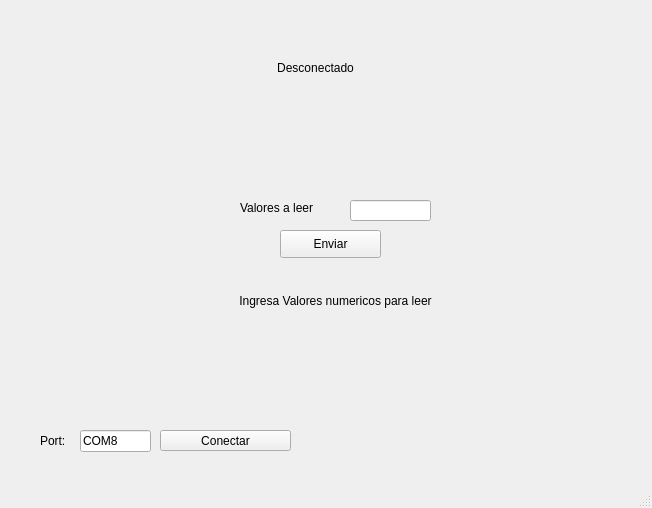
<?xml version="1.0" encoding="UTF-8"?>
<ui version="4.0">
 <class>MainWindow</class>
 <widget class="QMainWindow" name="MainWindow">
  <property name="geometry">
   <rect>
    <x>0</x>
    <y>0</y>
    <width>652</width>
    <height>508</height>
   </rect>
  </property>
  <property name="windowTitle">
   <string>MainWindow</string>
  </property>
  <widget class="QWidget" name="centralwidget">
   <widget class="QLabel" name="lbl_logoUAT">
    <property name="geometry">
     <rect>
      <x>30</x>
      <y>10</y>
      <width>181</width>
      <height>71</height>
     </rect>
    </property>
    <property name="text">
     <string/>
    </property>
    <property name="pixmap">
     <pixmap resource="../../recursos.qrc">:/logo/Imagenes/UAT-Escudo-2024.png</pixmap>
    </property>
    <property name="scaledContents">
     <bool>true</bool>
    </property>
   </widget>
   <widget class="QLabel" name="lbl_logoFIT">
    <property name="geometry">
     <rect>
      <x>410</x>
      <y>20</y>
      <width>211</width>
      <height>61</height>
     </rect>
    </property>
    <property name="text">
     <string/>
    </property>
    <property name="pixmap">
     <pixmap resource="../../recursos.qrc">:/logo/Imagenes/LogoFIT.png</pixmap>
    </property>
    <property name="scaledContents">
     <bool>true</bool>
    </property>
    <property name="alignment">
     <set>Qt::AlignCenter</set>
    </property>
   </widget>
   <widget class="QLabel" name="lbl_logoCT">
    <property name="geometry">
     <rect>
      <x>560</x>
      <y>400</y>
      <width>71</width>
      <height>51</height>
     </rect>
    </property>
    <property name="text">
     <string/>
    </property>
    <property name="pixmap">
     <pixmap resource="../../recursos.qrc">:/logo/Imagenes/logoCT.png</pixmap>
    </property>
    <property name="scaledContents">
     <bool>true</bool>
    </property>
    <property name="alignment">
     <set>Qt::AlignCenter</set>
    </property>
   </widget>
   <widget class="QLabel" name="label">
    <property name="geometry">
     <rect>
      <x>40</x>
      <y>430</y>
      <width>31</width>
      <height>21</height>
     </rect>
    </property>
    <property name="text">
     <string>Port:</string>
    </property>
   </widget>
   <widget class="QLineEdit" name="txt_COM">
    <property name="geometry">
     <rect>
      <x>80</x>
      <y>430</y>
      <width>71</width>
      <height>22</height>
     </rect>
    </property>
    <property name="text">
     <string>COM8</string>
    </property>
   </widget>
   <widget class="QPushButton" name="btn_Accion">
    <property name="geometry">
     <rect>
      <x>160</x>
      <y>430</y>
      <width>131</width>
      <height>21</height>
     </rect>
    </property>
    <property name="text">
     <string>Conectar</string>
    </property>
   </widget>
   <widget class="QLabel" name="lbl_estado">
    <property name="geometry">
     <rect>
      <x>260</x>
      <y>60</y>
      <width>111</width>
      <height>16</height>
     </rect>
    </property>
    <property name="text">
     <string>Desconectado</string>
    </property>
    <property name="alignment">
     <set>Qt::AlignCenter</set>
    </property>
   </widget>
   <widget class="QLabel" name="label_4">
    <property name="geometry">
     <rect>
      <x>240</x>
      <y>200</y>
      <width>111</width>
      <height>16</height>
     </rect>
    </property>
    <property name="styleSheet">
     <string notr="true">font: 10pt &quot;Yu Gothic UI&quot;;</string>
    </property>
    <property name="text">
     <string>Valores a leer</string>
    </property>
   </widget>
   <widget class="QPushButton" name="btn_enviar">
    <property name="geometry">
     <rect>
      <x>280</x>
      <y>230</y>
      <width>101</width>
      <height>28</height>
     </rect>
    </property>
    <property name="text">
     <string>Enviar</string>
    </property>
   </widget>
   <widget class="QLineEdit" name="txt_valor">
    <property name="geometry">
     <rect>
      <x>350</x>
      <y>200</y>
      <width>81</width>
      <height>21</height>
     </rect>
    </property>
    <property name="styleSheet">
     <string notr="true">font: 9pt &quot;Yu Gothic UI&quot;;</string>
    </property>
    <property name="text">
     <string/>
    </property>
   </widget>
   <widget class="QLabel" name="label_2">
    <property name="geometry">
     <rect>
      <x>180</x>
      <y>270</y>
      <width>311</width>
      <height>61</height>
     </rect>
    </property>
    <property name="text">
     <string>Ingresa Valores numericos para leer</string>
    </property>
    <property name="alignment">
     <set>Qt::AlignCenter</set>
    </property>
   </widget>
  </widget>
  <widget class="QMenuBar" name="menubar">
   <property name="geometry">
    <rect>
     <x>0</x>
     <y>0</y>
     <width>652</width>
     <height>26</height>
    </rect>
   </property>
  </widget>
  <widget class="QStatusBar" name="statusbar"/>
 </widget>
 <resources>
  <include location="../../recursos.qrc"/>
 </resources>
 <connections/>
</ui>
